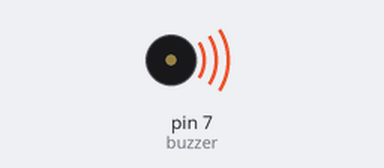
Simulated run of this sketch. Board: Arduino Uno, built with avr-gcc and run on an emulated ATmega328P. Shown: buzzer (waves = sounding, pin HIGH).

Above: at 0.05 s.
Timing chart, 0 to 3.0 s (numbered marks = the images above):
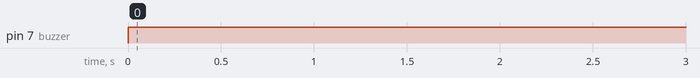

The sketch:

Buzzer.ino
```cpp
int buzzer = 7;

void setup() {
  pinMode(buzzer, OUTPUT);
}

void loop() {
  digitalWrite(buzzer, HIGH);
  delay(500);
  digitalWrite(buzzer, LOW);
}
```

Measured:
- by itself, pin 7 (buzzer): LOW → HIGH at 0.00 s
